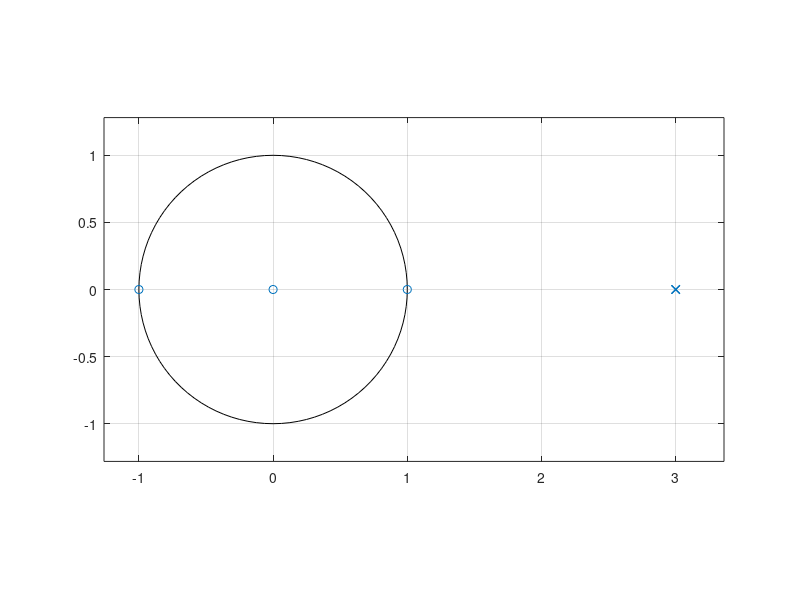
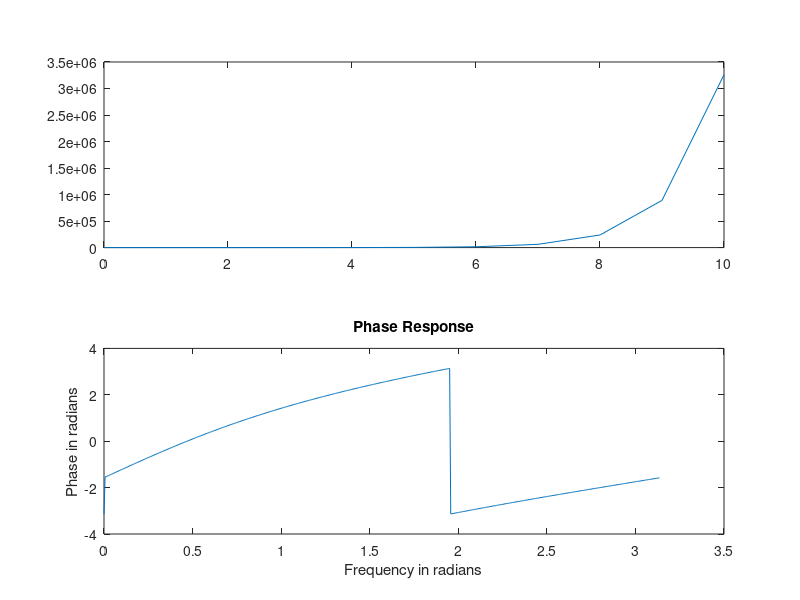

Write MATLAB code to recreate these figures, in order.
clc; 
clear all; 
close all;
b = [1 0 -1];  
a = [1 -9 27 -27];

[r p k]=residuez(b,a);  
disp(['r = ' num2str(r')]);
disp(['p = ' num2str(p')]);
disp(['k = ' num2str(k')]);

[z p k] = tf2zp(b,a); % To obtain zeros , ploes and gain constant 
%of the system.
disp('Zeros are at'); disp(z); 
disp('poles are at'); disp(p); 
disp('Gain Constant is'); disp(k);
zplane(b,a); % Gives the pole – zero plot

N = 512; % Frequency resolution assumed.
[h w] = freqz(b,a,N);% returns the N-point complex frequency 
%response
%vector h and the N-point frequency vector w in radians. 
figure;
subplot(211), plot(w,abs(h)), title('Magnitude Response');

xlabel('Frequency in radians'), ylabel('Amplitude'); 
subplot(212), plot(w, angle(h)), title('Phase Response'); 
xlabel('Frequency in radians'), ylabel('Phase in radians');
n=0:10;
u=n>=0;
x=3*sin(n*pi/3).*u;
y=filter(b,a,x);
subplot(211),plot(n,x);
subplot(211),plot(n,y);